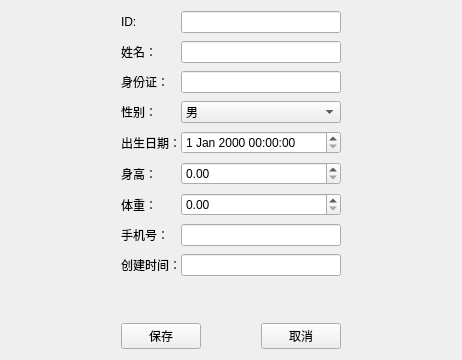
<?xml version="1.0" encoding="UTF-8"?>
<ui version="4.0">
 <class>Patient_Edit_ViewClass</class>
 <widget class="QWidget" name="Patient_Edit_ViewClass">
  <property name="geometry">
   <rect>
    <x>0</x>
    <y>0</y>
    <width>462</width>
    <height>360</height>
   </rect>
  </property>
  <property name="windowTitle">
   <string>Patient_Edit_View</string>
  </property>
  <layout class="QGridLayout" name="gridLayout" columnstretch="1,2,1">
   <item row="0" column="0">
    <spacer name="horizontalSpacer">
     <property name="orientation">
      <enum>Qt::Horizontal</enum>
     </property>
     <property name="sizeHint" stdset="0">
      <size>
       <width>105</width>
       <height>20</height>
      </size>
     </property>
    </spacer>
   </item>
   <item row="0" column="1">
    <layout class="QFormLayout" name="formLayout">
     <property name="horizontalSpacing">
      <number>0</number>
     </property>
     <property name="verticalSpacing">
      <number>8</number>
     </property>
     <item row="0" column="0">
      <widget class="QLabel" name="label">
       <property name="text">
        <string>ID:</string>
       </property>
      </widget>
     </item>
     <item row="0" column="1">
      <widget class="QLineEdit" name="lineEdit_ID"/>
     </item>
     <item row="1" column="0">
      <widget class="QLabel" name="label_2">
       <property name="text">
        <string>姓名：</string>
       </property>
      </widget>
     </item>
     <item row="1" column="1">
      <widget class="QLineEdit" name="lineEdit_Name"/>
     </item>
     <item row="2" column="0">
      <widget class="QLabel" name="label_3">
       <property name="text">
        <string>身份证：</string>
       </property>
      </widget>
     </item>
     <item row="2" column="1">
      <widget class="QLineEdit" name="lineEdit_IDCard"/>
     </item>
     <item row="3" column="0">
      <widget class="QLabel" name="label_4">
       <property name="text">
        <string>性别：</string>
       </property>
      </widget>
     </item>
     <item row="3" column="1">
      <widget class="QComboBox" name="comboBox_Gender">
       <item>
        <property name="text">
         <string>男</string>
        </property>
       </item>
       <item>
        <property name="text">
         <string>女</string>
        </property>
       </item>
      </widget>
     </item>
     <item row="4" column="0">
      <widget class="QLabel" name="label_5">
       <property name="text">
        <string>出生日期：</string>
       </property>
      </widget>
     </item>
     <item row="4" column="1">
      <widget class="QDateTimeEdit" name="dateTimeEdit_Birth"/>
     </item>
     <item row="5" column="0">
      <widget class="QLabel" name="label_6">
       <property name="text">
        <string>身高：</string>
       </property>
      </widget>
     </item>
     <item row="5" column="1">
      <widget class="QDoubleSpinBox" name="doubleSpinBox_Height">
       <property name="maximum">
        <double>299.990000000000009</double>
       </property>
      </widget>
     </item>
     <item row="6" column="0">
      <widget class="QLabel" name="label_7">
       <property name="text">
        <string>体重：</string>
       </property>
      </widget>
     </item>
     <item row="6" column="1">
      <widget class="QDoubleSpinBox" name="doubleSpinBox_Width">
       <property name="maximum">
        <double>299.990000000000009</double>
       </property>
      </widget>
     </item>
     <item row="7" column="0">
      <widget class="QLabel" name="label_8">
       <property name="text">
        <string>手机号：</string>
       </property>
      </widget>
     </item>
     <item row="7" column="1">
      <widget class="QLineEdit" name="lineEdit_Phone"/>
     </item>
     <item row="8" column="0">
      <widget class="QLabel" name="label_9">
       <property name="text">
        <string>创建时间：</string>
       </property>
      </widget>
     </item>
     <item row="8" column="1">
      <widget class="QLineEdit" name="lineEdit_CreateTime"/>
     </item>
    </layout>
   </item>
   <item row="0" column="2">
    <spacer name="horizontalSpacer_2">
     <property name="orientation">
      <enum>Qt::Horizontal</enum>
     </property>
     <property name="sizeHint" stdset="0">
      <size>
       <width>105</width>
       <height>20</height>
      </size>
     </property>
    </spacer>
   </item>
   <item row="1" column="1">
    <layout class="QHBoxLayout" name="horizontalLayout">
     <item>
      <widget class="QPushButton" name="Btn_Save">
       <property name="text">
        <string>保存</string>
       </property>
      </widget>
     </item>
     <item>
      <spacer name="horizontalSpacer_3">
       <property name="orientation">
        <enum>Qt::Horizontal</enum>
       </property>
       <property name="sizeHint" stdset="0">
        <size>
         <width>40</width>
         <height>20</height>
        </size>
       </property>
      </spacer>
     </item>
     <item>
      <widget class="QPushButton" name="Btn_Cancel">
       <property name="text">
        <string>取消</string>
       </property>
      </widget>
     </item>
    </layout>
   </item>
  </layout>
 </widget>
 <layoutdefault spacing="6" margin="11"/>
 <resources/>
 <connections/>
</ui>
